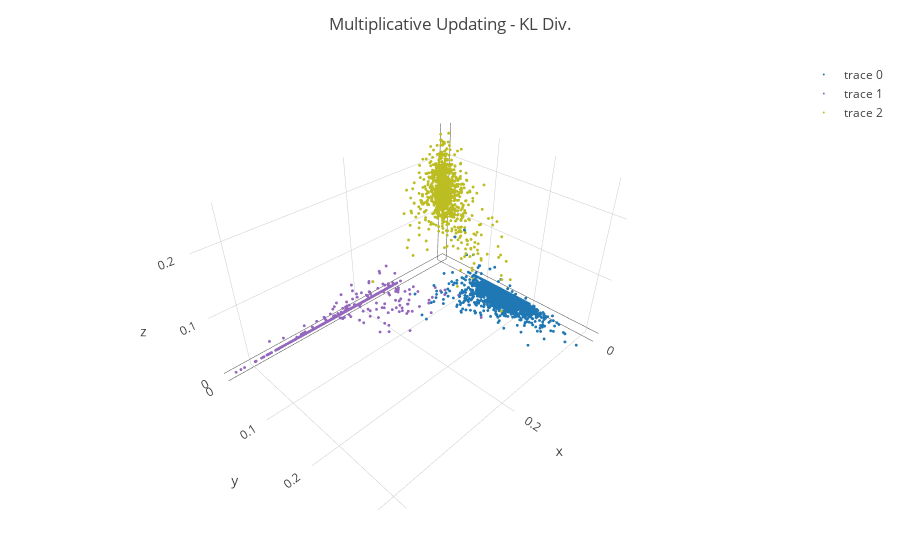

The cell this chart's notebook holds for it:
### Code cell
p2 = plot_nnmf_results(res_multdiv_svd.H, class_label, "Multiplicative Updating - KL Div.")
p2

### Figure 1 — Plotly figure (JSON) as saved in the notebook; plotly's stock layout.template omitted (floating-point values rounded to 4 significant figures; data arrays with more than 128 entries replaced by an {"elided": "..."} marker saying what was removed)
{"data": [{"y": {"elided": "1460 float values"}, "type": "scatter3d", "z": {"elided": "1460 float values"}, "x": {"elided": "1460 float values"}, "mode": "markers", "marker": {"symbol": "dot", "size": 1, "color": "#1f77b4"}}, {"y": {"elided": "1398 float values"}, "type": "scatter3d", "z": {"elided": "1398 float values"}, "x": {"elided": "1398 float values"}, "mode": "markers", "marker": {"symbol": "dot", "size": 1, "color": "#9467bd"}}, {"y": {"elided": "1033 float values"}, "type": "scatter3d", "z": {"elided": "1033 float values"}, "x": {"elided": "1033 float values"}, "mode": "markers", "marker": {"symbol": "dot", "size": 1, "color": "#bcbd22"}}], "layout": {"title": "Multiplicative Updating - KL Div.", "margin": {"r": 50, "l": 50, "b": 50, "t": 60}}}
